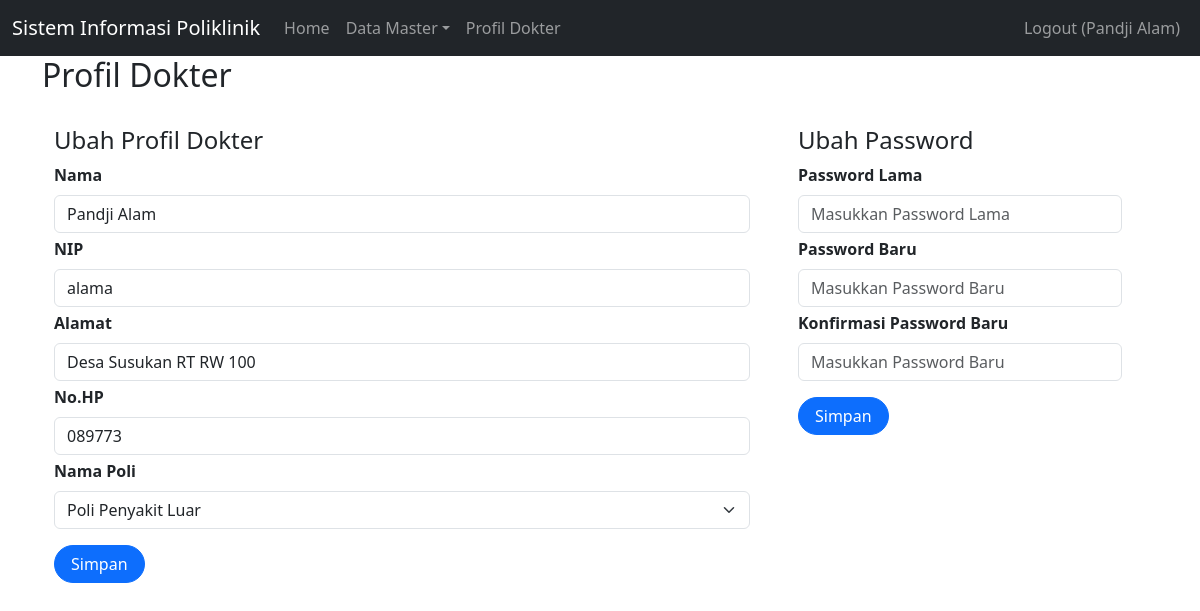
/index.php?page=profilDokter (signed in), run on the app's committed database.
### tables this page shows
CREATE TABLE `dokter` (
  `id` int(11) NOT NULL,
  `nama` varchar(255) NOT NULL,
  `nip` varchar(50) NOT NULL,
  `password` varchar(255) NOT NULL,
  `alamat` varchar(255) NOT NULL,
  `no_hp` varchar(50) NOT NULL,
  `id_poli` int(11) NOT NULL
);

CREATE TABLE `poli` (
  `id` int(11) NOT NULL,
  `nama_poli` varchar(25) NOT NULL,
  `keterangan` text NOT NULL
);

### profilDokter.php (the view, shortened to what this page needs)
<h2>Profil Dokter</h2>
<br>
<div class="container">
    <div class="row justify-content-center">
        <div class="col-8">
            <h4>Ubah Profil Dokter</h4>
            <form class="form row" method="POST" action="" name="myForm" onsubmit="return(validate());">
                <?php
                $nama_dokter = '';
                $nip = '';
                $alamat = '';
                $no_hp = '';
                $nama_poli = '';
                $id_poli = '';
                if (isset($_SESSION['id_dokter'])) {
                    $ambil = mysqli_query($mysqli, "SELECT dok.*, po.nama_poli FROM dokter AS dok JOIN poli AS po ON dok.id_poli = po.id
                            WHERE dok.id='" . $_SESSION['id_dokter'] . "'");
                    while ($row = mysqli_fetch_array($ambil)) {
                        $nama_dokter = $row["nama"];
                        $nip = $row["nip"];
                        $alamat = $row["alamat"];
                        $no_hp = $row["no_hp"];
                        $nama_poli = $row["nama_poli"];
                        $id_poli = $row["id_poli"];
                    }
                ?>
                <?php
                }
                ?>
                <div class="row">
                    <label for="inputNama" class="form-label fw-bold">
                        Nama
                    </label>
                    <div>
                        <input type="text" class="form-control" name="nama" id="inputNama" required placeholder="Nama" value="<?php echo $nama_dokter ?>">
                    </div>
                </div>
                <div class="row mt-1">
                    <label for="inputNIP" class="form-label fw-bold">
                        NIP
                    </label>
                    <div>
                        <input type="text" class="form-control" name="nip" id="inputNIP" required placeholder="NIP" value="<?php echo $nip ?>">
                    </div>
                </div>
                <div class="row mt-1">
                    <label for="inputAlamat" class="form-label fw-bold">
                        Alamat
                    </label>
                    <div>
                        <input type="text" class="form-control" name="alamat" id="inputAlamat" required placeholder="Alamat" value="<?php echo $alamat ?>">
                    </div>
                </div>
                <div class="row mt-1">
                    <label for="inputHP" class="form-label fw-bold">
                        No.HP
                    </label>
                    <div>
                        <input type="text" class="form-control" name="no_hp" id="inputHP" required placeholder="No.HP" value="<?php echo $no_hp ?>">
                    </div>
                </div>
                <div class="row mt-1">
                    <label for="id_poli" class="form-label fw-bold">
                        Nama Poli
                    </label>
                    <div>
                        <select class="form-select" aria-label="Default select example" name="id_poli" id="id_poli" required>
                            <option value="<?php echo $id_poli ?>"><?php echo $nama_poli ?></option>
                        </select>
                    </div>
                </div>
                <div class="row mt-3">
                    <div class=col>
                        <button type="submit" class="btn btn-primary rounded-pill px-3 mt-auto" name="simpan">Simpan</button>
                    </div>
                </div>
            </form>
        </div>
        <div class="col-4">
            <h4>Ubah Password</h4>
            <form class="form row" method="POST" action="" name="myForm" onsubmit="return(validate());">
                <div class="row">
                    <label for="inputPWLama" class="form-label fw-bold">
                        Password Lama
                    </label>
                    <div>
                        <input type="text" class="form-control" name="pass_lama" id="inputPWLama" required placeholder="Masukkan Password Lama">
                    </div>
                </div>
                <div class="row mt-1">
                    <label for="inputPWBaru" class="form-label fw-bold">
                        Password Baru
                    </label>
                    <div>
                        <input type="text" class="form-control" name="pass_baru" id="inputPWBaru" required placeholder="Masukkan Password Baru">
                    </div>
                </div>
                <div class="row mt-1">
                    <label for="konfirmasiPWBaru" class="form-label fw-bold">
                        Konfirmasi Password Baru
                    </label>
                    <div>
                        <input type="text" class="form-control" name="k_pass_baru" id="konfirmasiPWBaru" required placeholder="Masukkan Password Baru">
                    </div>
                </div>
                <div class="row mt-3">
                    <div class=col>
                        <button type="submit" class="btn btn-primary rounded-pill px-3 mt-auto" name="simpan_password">Simpan</button>
                    </div>
                </div>
            </form>
        </div>
    </div>

### data on the page
dokter: nama "Pandji Alam", nip "alama", alamat "Desa Susukan RT RW 100", no_hp "089773", id_poli "Poli Penyakit Luar"

### other printed values
$_SESSION['name'] "Pandji Alam"
